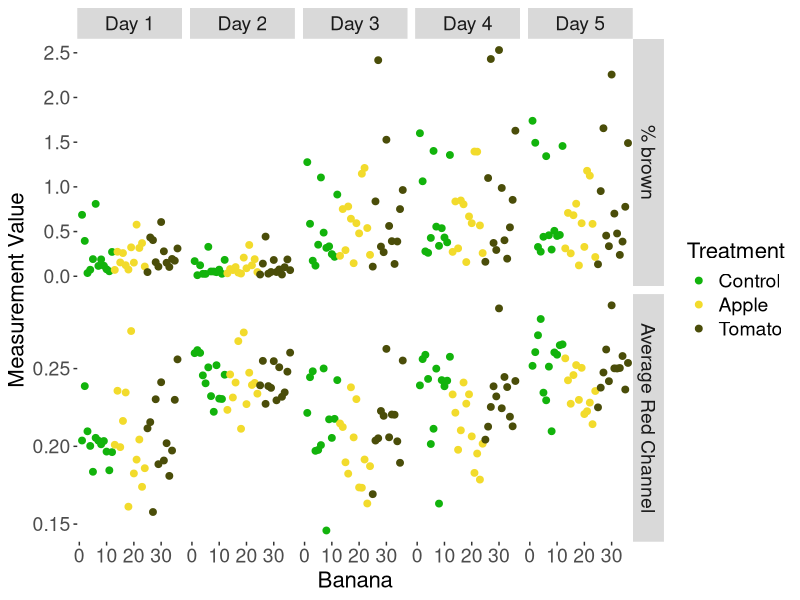
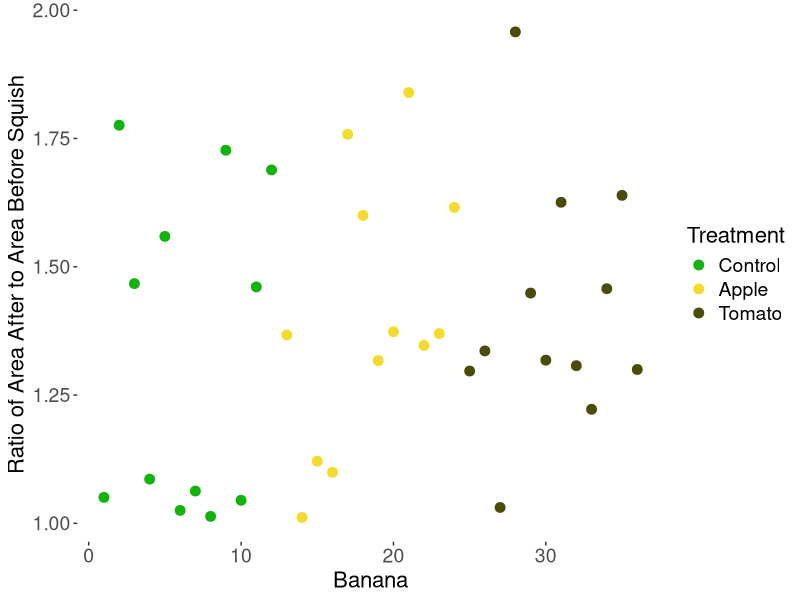
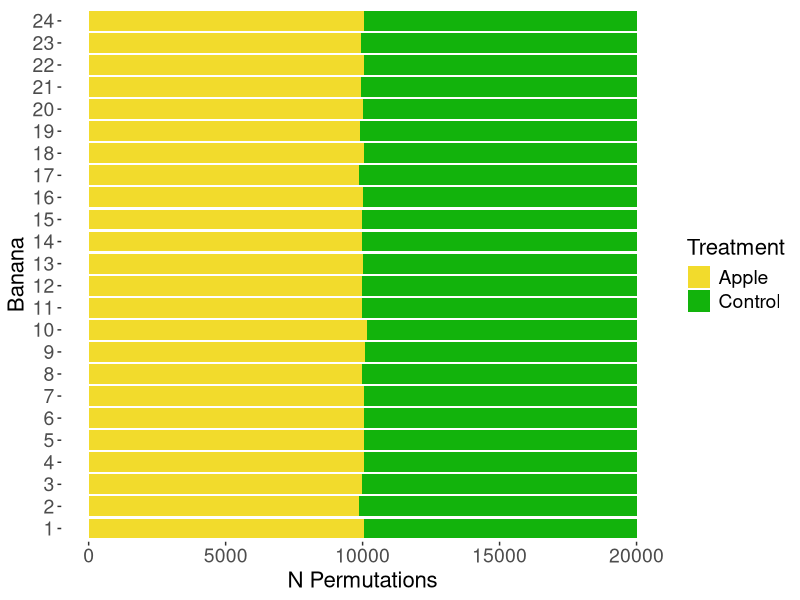
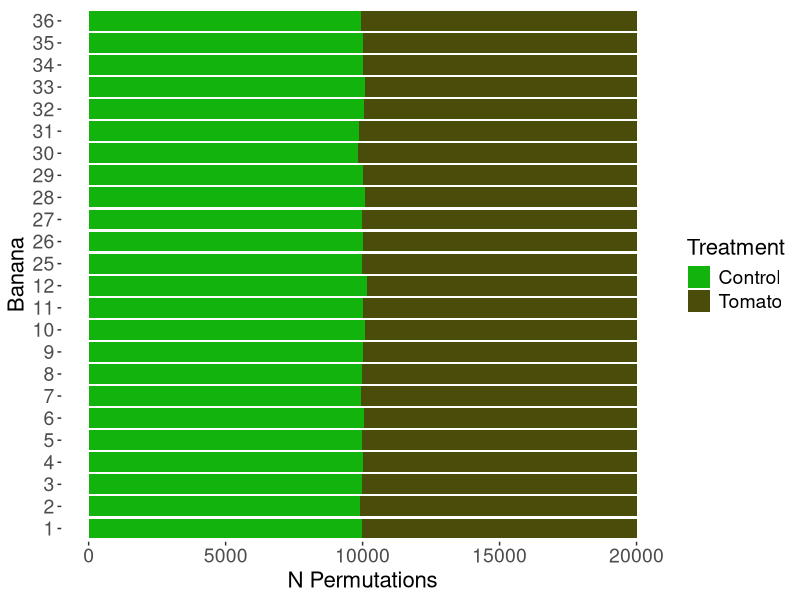
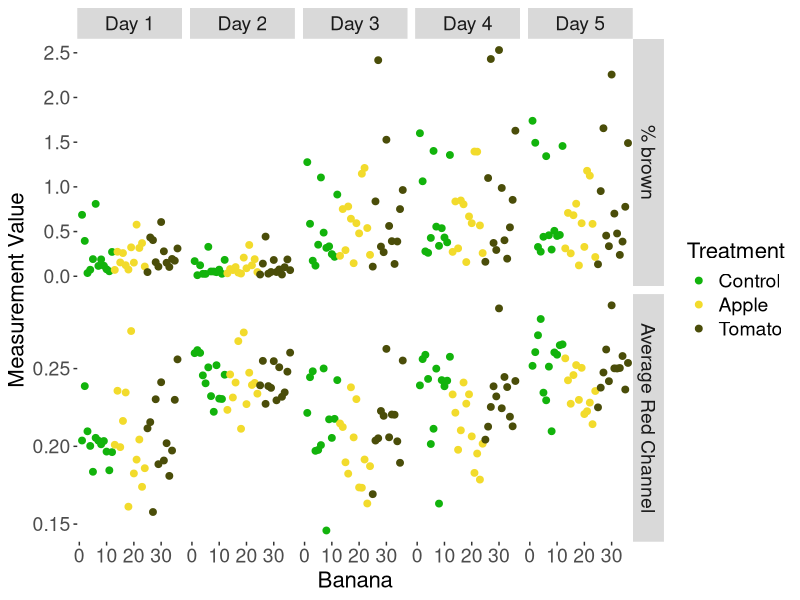
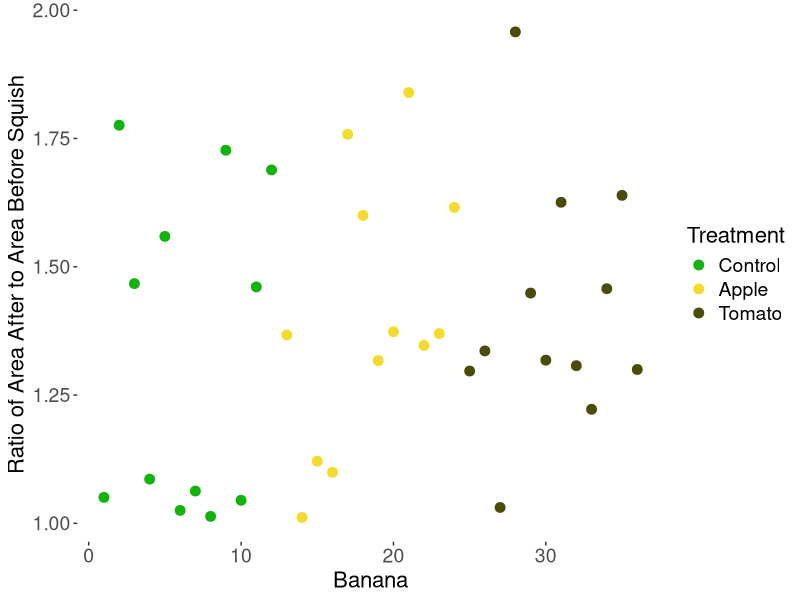
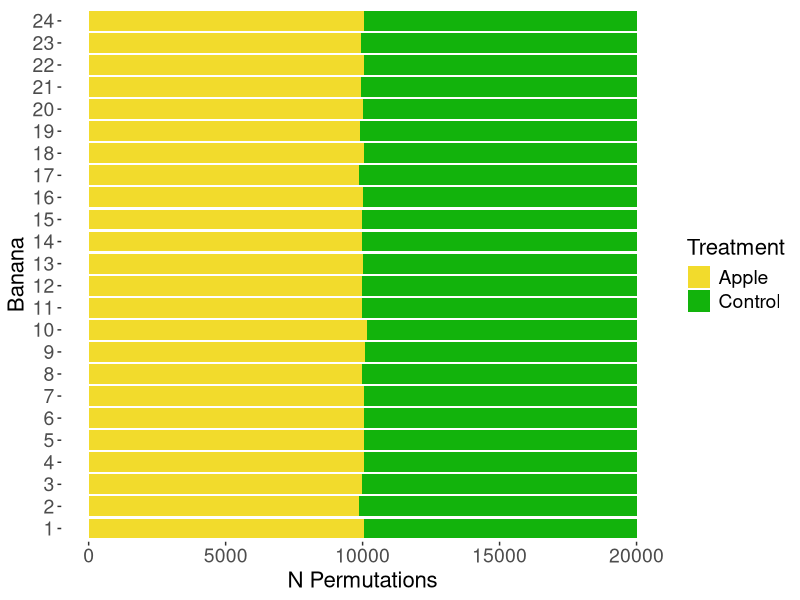
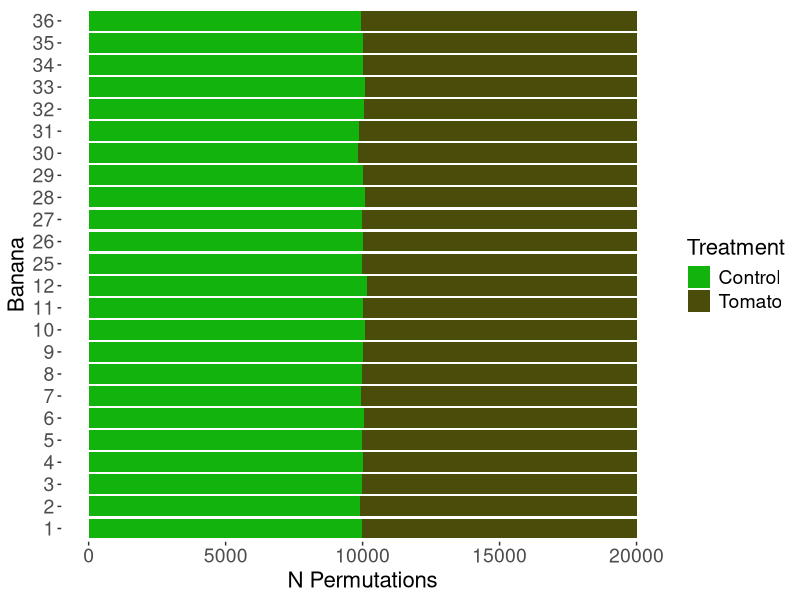

R code for these plots, in order: (Note: this script raises an error after producing the figures.)
library(grDevices)
library(dplyr)
library(tidyr)
library(ggplot2)

permutations <- read.csv("permutations.csv", row.names = NULL)
permutations_tomato <- read.csv("permutations_tomato.csv", row.names = NULL)
permutations_apple <- read.csv("permutations_apple.csv", row.names = NULL)
data_black <- read.csv("processed_results/aggregated_measurements_black.csv", row.names = NULL)
data_yellow <- read.csv("processed_results/aggregated_measurements_yellow.csv", row.names = NULL)
data_avg_r <- read.csv("processed_results/aggregated_measurements_rgb.csv", row.names = NULL)
squish <- read.csv("processed_results/squish.csv", row.names = NULL)
squish$banana <- gsub("banana_", "", squish$X)
squish$pct_squished <- squish$squish
measurements <- merge(data_avg_r,
                      merge(data_black, data_yellow, by = c("banana", "trt")),
                      by = c("banana", "trt"))
measurements <- merge(measurements, squish[, c("banana", "pct_squished")])
measurements$avg_rgb <- measurements$avg_rgb_day_5 - measurements$avg_rgb_day_1
measurements$pct_brown <- measurements$pct_brown_day_5 - measurements$pct_brown_day_1

GREEN <- "#12b30c"
BROWN <- "#4a4d09"
YELLOW <- "#f2db2c"
PVAL_BLUE <- "#0726f0"
title_size <- 16
text_size <- 14
plot_theme <- theme(panel.background = element_blank(),
                    axis.text = element_text(size = text_size),
                    axis.title = element_text(size = title_size),
                    legend.text = element_text(size = text_size),
                    legend.title = element_text(size = title_size),
                    strip.text = element_text(size = text_size))
plot_folder <- "plots"

stat_cols <- colnames(permutations)[!grepl("(banana|permutation)", colnames(permutations))]
true_test_statistics <- mapply(
  function(stat) {
    if (grepl("apple$", stat)) {
      trt <- "A"
      stat <- gsub("_apple", "", stat)
    } else if (grepl("tomato$", stat)) {
      trt <- "T"
      stat <- gsub("_tomato", "", stat)
    } else {
      stop("Did not encounter a valid treatment level")
    }
    mean(measurements[measurements$trt == trt, stat]) - mean(measurements[measurements$trt == "C", stat])
  },
  stat_cols,
  USE.NAMES = TRUE
)

# plot 1 data
pivoted_measurements <- tidyr::pivot_longer(measurements, -c("banana", "trt"))
pivoted_measurements <- pivoted_measurements %>%
  dplyr::filter(grepl("_day_", name)) %>%
  dplyr::mutate(day = gsub("day", "Day",
                           gsub("_", " ",
                                gsub("(avg_rgb|pct_brown|pct_yellow)_", "", name))),
                value = ifelse(gsub("_day_\\d{1}", "", name) == "avg_rgb",
                                    value, value * 100),
                name = gsub("pct", "%",
                            gsub("avg", "Average",
                                 gsub("rgb", "Red Channel",
                                      gsub("_", " ",
                                           gsub("_day_\\d{1}", "", name))))),
                Treatment = factor(trt,
                                   levels = c("C", "A", "T"),
                                   labels = c("Control", "Apple", "Tomato")))

# plot 2 data
n_bananas <- 36
count_plot_df <- rbind(
  dplyr::bind_rows(
    Map(function(col) {
      tidyr::pivot_longer(permutations_apple %>%
                            dplyr::count(!!sym(col)),
                          !!sym(col),
                          names_to = "Banana",
                          values_to = "Treatment") %>%
        dplyr::mutate(Test = "Apple Permutation Test",
                      Banana = factor(gsub("banana_", "", Banana),
                                      levels = seq_len(n_bananas)),
                      Treatment = dplyr::case_when(
                        Treatment == "A" ~ "Apple",
                        Treatment == "T" ~ "Tomato",
                        TRUE ~ "Control"
                      ))
    },
    colnames(permutations_apple)[grepl("banana", colnames(permutations_apple))])),
  dplyr::bind_rows(
    Map(function(col) {
      tidyr::pivot_longer(permutations_tomato %>%
                            dplyr::count(!!sym(col)),
                          !!sym(col),
                          names_to = "Banana",
                          values_to = "Treatment") %>%
        dplyr::mutate(Test = "Tomato Permutation Test",
                      Banana = factor(gsub("banana_", "", Banana),
                                      levels = seq_len(n_bananas)),
                      Treatment = dplyr::case_when(
                        Treatment == "A" ~ "Apple",
                        Treatment == "T" ~ "Tomato",
                        TRUE ~ "Control"
                      ))
    },
    colnames(permutations_tomato)[grepl("banana", colnames(permutations_tomato))]))
)
# 
# assignment_counts <- cbind(
#   sapply(permutations_tomato[, grepl("banana", colnames(permutations_tomato))],
#          table),
#   sapply(permutations_apple[, grepl("banana", colnames(permutations_apple))],
#          table)
# )
# count_plot_df <- cbind(
#   data.frame("count" = matrix(assignment_counts)),
  # "banana" = factor(rep(c(colnames(permutations_tomato)[grepl("banana", colnames(permutations_tomato))],
  #                         colnames(permutations_apple)[grepl("banana", colnames(permutations_apple))]),
  #                         each = 2),
  #                   levels=paste0("banana_", seq_len(n_bananas)),
  #                   labels = seq_len(n_bananas)),
#   "Treatment" = factor(rep(row.names(assignment_counts), n_bananas),
#                        levels=c("C", "A", "T"),
#                        labels=c("Control", "Apple", "Tomato"))
# )

# plot 3a
make_all_bananas_comparison_plot <- function(perms, stat) {
  if (grepl("tomato$", stat)) {
    trt <- "T"
    clean_trt <- "Tomato"
  } else if (grepl("apple$", stat)) {
    trt <- "A"
    clean_trt <- "Apple"
  } else {
    trt <- "C"
    clean_trt <- "Control"
  }
  clean_stat <- gsub(
    "% squished", "Squish Ratio",
      gsub(
        "pct", "%", gsub(
          "avg", "Average", gsub(
            "rgb", "Red Channel", gsub(" (tomato|apple)$", "", gsub("_", " ", stat))))))
  
  banana_cols <- colnames(perms)[grepl("banana", colnames(perms))]
  pivot_data <- Reduce(
    rbind,
    lapply(banana_cols, 
          function(banana_col) {
            msk <- perms[banana_col] == trt
            banana_perms <- perms[msk,
                                  c(banana_col, colnames(perms)
                                    [!grepl("banana", colnames(perms))])]
            colnames(banana_perms)[1] <- "trt"
            cbind("Banana" = as.numeric(gsub("banana_", "", banana_col)),
                  banana_perms)
          })
  )
  pivot_data$Banana <- factor(pivot_data$Banana,
                              levels = as.numeric(gsub("banana_", "", banana_cols)))

  # running one-sided tests because trt should increase avg RGB and pct brown
  pval <- mean(perms[[stat]] >= true_test_statistics[stat])
  if (grepl("pct_brown", stat)) {
    pval_label_x_val <- true_test_statistics[stat] + sign(true_test_statistics[stat]) * 0.002
    cut_val <- 0.00025
  } else if (grepl("avg_rgb", stat)) {
    pval_label_x_val <- true_test_statistics[stat] + sign(true_test_statistics[stat]) * 0.01
    cut_val <- 0.0025
  } else {
    pval_label_x_val <- true_test_statistics[stat] + sign(true_test_statistics[stat]) * 0.1
    cut_val <- 0.025
  }
  
  pval_label_y_val <- max(table(cut_width(perms[[stat]], width = cut_val)))
  ggplot(perms) +
    geom_histogram(aes(x = !!sym(stat)), fill = BROWN) +
    geom_histogram(data = pivot_data,
                   aes(x = !!sym(stat), fill = Banana),
                   position = "identity") +
    geom_vline(aes(xintercept=true_test_statistics[stat]), color = PVAL_BLUE,
               linetype="dashed") +
    scale_fill_manual(
      values = scales::seq_gradient_pal(YELLOW, GREEN)(seq(0, 1, length.out=n_bananas))) +
    labs(x = paste0(clean_stat," Test Statistic"),
         y = "N Permutations") +
    annotate("label", x = pval_label_x_val, y = pval_label_y_val,
             label = paste0("P-value: ", round(pval, 3)),
             color = PVAL_BLUE, size = 5) +
    plot_theme
}

# plots 3b func
make_banana_specific_comparison_plot <- function(perms, banana, stat) {
  banana_col <- paste0("banana_", banana)
  if (grepl("tomato$", stat)) {
    trt <- "T"
    clean_trt <- "Tomato"
  } else if (grepl("apple$", stat)) {
    trt <- "A"
    clean_trt <- "Apple"
  } else {
    trt <- "C"
    clean_trt <- "Control"
  }
  clean_stat <- gsub(
    "% squished", "Squish Ratio",
       gsub(
         "pct", "%", gsub(
           "avg", "Average", gsub(
             "rgb", "Red Channel", gsub(" (tomato|apple)$", "", gsub("_", " ", stat))))))
  # clean_stat <- gsub("% squished", "Squish Ratio",
  #        gsub(
  #          "pct", "%", gsub(
  #            "avg", "Average", gsub(
  #              "rgb", "RGB", gsub(" (tomato|apple)$", "", gsub("_", " ", stat))))))

  ctrl_data <- data.frame(
    "trt" = perms[[banana_col]][perms[banana_col] == "C"],
    "perm_val" = perms[[stat]][perms[banana_col] == "C"]
  )
  trt_data <- data.frame(
    "trt" = perms[[banana_col]][perms[banana_col] == trt],
    "perm_val" = perms[[stat]][perms[banana_col] == trt]
  )
  legend_x_val <- min(quantile(ctrl_data[["perm_val"]], 0.01),
                      quantile(trt_data[["perm_val"]], 0.01))
  if (grepl("pct_brown", stat)) {
    cut_val <- 0.00025
  } else if (grepl("avg_rgb", stat)) {
    cut_val <- 0.0015
  } else {
    cut_val <- 0.025
  }
  
  legend_y_val_banana <- max(table(cut_width(ctrl_data[["perm_val"]], width = cut_val)))
  legend_y_val_all <- max(table(cut_width(trt_data[["perm_val"]], width = cut_val))) - 400
  fill_col <- scales::seq_gradient_pal(YELLOW, GREEN)(seq(0, 1, length.out=n_bananas))[banana]
  
  ggplot(ctrl_data) +
    geom_histogram(data = trt_data,
                   aes(x = perm_val), fill = fill_col, color = fill_col) +
    geom_histogram(aes(x = perm_val), fill = BROWN, color = BROWN) +
    annotate("label", x = legend_x_val, y = legend_y_val_banana,
             label = paste0("Banana ", banana, " Does Not Have\nControl Label Distribution"),
             color = fill_col, size = 6) +
    annotate("label", x = legend_x_val, y = legend_y_val_all,
             label = paste0("Banana ", banana, " Has Control\nLabel Distribution"),
             color = BROWN, size = 6) +
    labs(x = paste0(clean_stat," Test Statistic"),
         y = "N Permutations") +
    plot_theme
}

# make plots
pivoted_measurements %>%
  dplyr::filter(name != "% yellow") %>%
  ggplot() +
  geom_point(aes(x = banana, y = value, color = Treatment),
             size = 2) +
  facet_grid(name~day, scale = "free_y") +
  scale_color_manual(values = c("Control" = GREEN, "Apple" = YELLOW, "Tomato" = BROWN)) +
  labs(x = "Banana", y = "Measurement Value") +
  plot_theme
ggsave(paste(plot_folder, "plot1.png", sep="/"), width = 20, height = 15, units = "cm")

measurements %>%
  dplyr::mutate(Treatment = factor(trt,
                                   levels = c("C", "A", "T"),
                                   labels = c("Control", "Apple", "Tomato"))) %>%
  ggplot() +
  geom_point(aes(x = banana, y = pct_squished, color = Treatment),
             size = 3) +
  scale_color_manual(values = c("Control" = GREEN, "Apple" = YELLOW, "Tomato" = BROWN)) +
  labs(x = "Banana", y = "Ratio of Area After to Area Before Squish") +
  plot_theme
ggsave(paste(plot_folder, "plot2.png", sep="/"), width = 20, height = 15, units = "cm")

ggplot(count_plot_df[count_plot_df$Test == "Apple Permutation Test",]) +
  geom_col(aes(x=n, y=Banana, fill=Treatment),
           position = position_stack(reverse = TRUE)) +
  scale_fill_manual(values = c("Control" = GREEN, "Apple" = YELLOW, "Tomato" = BROWN)) +
  labs(x="N Permutations", y="Banana") +
  plot_theme
ggsave(paste(plot_folder, "plot3a.png", sep="/"), width = 16, height = 18, units = "cm")

ggplot(count_plot_df[count_plot_df$Test == "Tomato Permutation Test",]) +
  geom_col(aes(x=n, y=Banana, fill=Treatment),
           position = position_stack(reverse = TRUE)) +
  scale_fill_manual(values = c("Control" = GREEN, "Apple" = YELLOW, "Tomato" = BROWN)) +
  labs(x="N Permutations", y="Banana") +
  plot_theme
ggsave(paste(plot_folder, "plot3b.png", sep="/"), width = 16, height = 18, units = "cm")

for (r in seq_along(stat_cols)) {
  stat_col <- stat_cols[r]
  if (grepl("apple", stat_col)) {
    make_all_bananas_comparison_plot(permutations_apple, stat_col)
  } else if (grepl("tomato", stat_col)) {
    make_all_bananas_comparison_plot(permutations_tomato, stat_col)
  } else {
    stop("Did not encounter a valid stat col")
  }
  ggsave(paste(plot_folder, paste0("plot4", letters[r], ".png"), sep="/"),
         width = 20, height = 15, units = "cm")
}

make_banana_specific_comparison_plot(permutations, 28, "pct_squished")
ggsave(paste(plot_folder, "plot5.png", sep="/"), width = 25, height = 15, units = "cm")
make_banana_specific_comparison_plot(permutations_tomato, 30, "pct_brown_tomato")
ggsave(paste(plot_folder, "plot6.png", sep="/"), width = 25, height = 15, units = "cm")
make_banana_specific_comparison_plot(permutations_apple, 19, "avg_rgb_apple")
ggsave(paste(plot_folder, "plot7.png", sep="/"), width = 25, height = 15, units = "cm")

